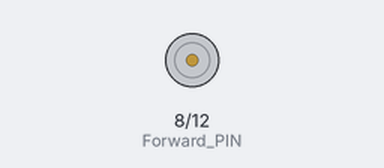
This sketch was run on a simulated Arduino Uno, built with avr-gcc and run on an emulated ATmega328P. Parts: motor-driver pin pairs drawn as motors (green arrow = first pin HIGH = forward, orange = second pin HIGH = backward, longer = more drive).

Above: at 1.0 s.
At 3.0 s:
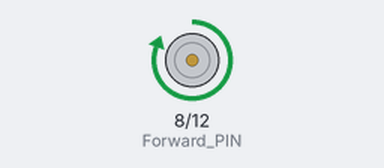
At 7.0 s:
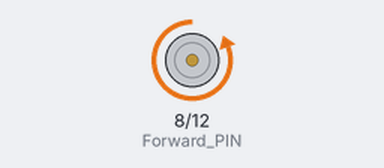
Timing chart, 0 to 10.4 s (numbered marks = the images above):
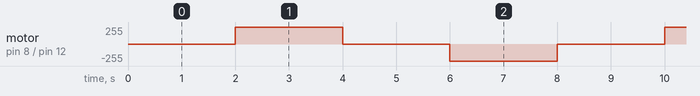

Measured:
- by itself, motor on pin 8 (Forward_PIN) / pin 12 (Backward_PIN): repeats every 8.0 s: stopped 2.0 s, backward 255/255 2.0 s, stopped 2.0 s, forward 255/255 2.0 s

The sketch:

Back_and_Forth_FAN_DC_MOTOR.ino
```cpp
const int Forward_PIN = 8;
const int Backward_PIN = 12;
const int delayTime = 2000;


void setup() {
  pinMode (Forward_PIN, OUTPUT);
  pinMode (Backward_PIN, OUTPUT);


}

void loop() {

  // STOP
  digitalWrite (Forward_PIN, LOW);
  digitalWrite (Backward_PIN, LOW);

  delay (delayTime);

// FORWARD
  digitalWrite (Forward_PIN, HIGH); // Gives potential dif. in one direction
  digitalWrite (Backward_PIN, LOW);

delay (delayTime);

// BACKWARD
  digitalWrite (Forward_PIN, LOW);
  digitalWrite (Backward_PIN, LOW);

delay (delayTime);

//STOP
  digitalWrite (Forward_PIN, LOW);
  digitalWrite (Backward_PIN, HIGH); // Gives potential dif. in opp. direction

 delay (delayTime);


}
```
